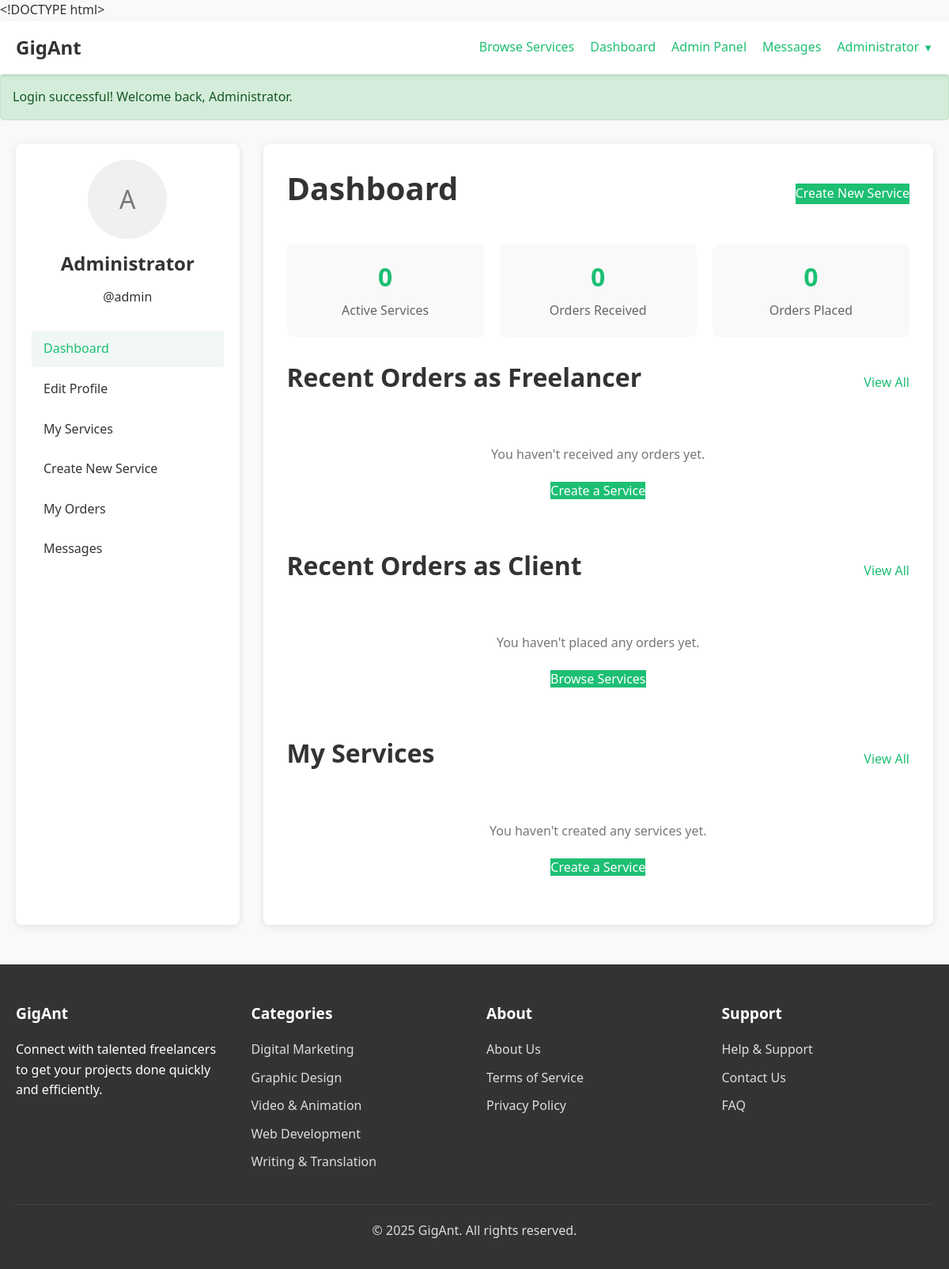
/dashboard.php (signed in), run on the app's committed database.
### tables this page shows
CREATE TABLE users (
    id INTEGER PRIMARY KEY AUTOINCREMENT,
    username TEXT UNIQUE NOT NULL,
    password TEXT NOT NULL,
    email TEXT UNIQUE NOT NULL,
    name TEXT NOT NULL,
    bio TEXT,
    profile_image TEXT,
    is_admin INTEGER DEFAULT 0,
    created_at TIMESTAMP DEFAULT CURRENT_TIMESTAMP
  );

CREATE TABLE categories (
    id INTEGER PRIMARY KEY AUTOINCREMENT,
    name TEXT UNIQUE NOT NULL,
    description TEXT,
    parent_id INTEGER,
    FOREIGN KEY (parent_id) REFERENCES categories(id)
  );

### utils/auth.php (called while the page is built, shortened)
<?php
function isLoggedIn() {
  return isset($_SESSION['user_id']);
}
function isAdmin() {
  return isset($_SESSION['is_admin']) && $_SESSION['is_admin'] == 1;
}
function getUserById($db, $userId) {
  $stmt = $db->prepare("SELECT * FROM users WHERE id = ?");
  $stmt->execute([$userId]);
  return $stmt->fetch();
}
function getCurrentUser($db) {
  return getUserById($db, $_SESSION['user_id']);
}

### dashboard.php (the view, shortened to what this page needs)
<?php
require_once('database/connection.php');
require_once('utils/auth.php');
$stmt = $db->prepare("
  SELECT s.*, c.name as category_name,
         (SELECT COUNT(*) FROM orders WHERE service_id = s.id) as order_count,
         (SELECT image_path FROM service_images WHERE service_id = s.id AND is_primary = 1 LIMIT 1) as image
  FROM services s
  JOIN categories c ON s.category_id = c.id
  WHERE s.freelancer_id = ?
  ORDER BY s.created_at DESC
");
$stmt->execute([$_SESSION['user_id']]);
$services = $stmt->fetchAll();
$stmt = $db->prepare("
  SELECT o.*, s.title as service_title, u.name as freelancer_name,
         (SELECT image_path FROM service_images WHERE service_id = s.id AND is_primary = 1 LIMIT 1) as image
  FROM orders o
  JOIN services s ON o.service_id = s.id
  JOIN users u ON s.freelancer_id = u.id
  WHERE o.client_id = ?
  ORDER BY o.created_at DESC
");
$stmt->execute([$_SESSION['user_id']]);
$clientOrders = $stmt->fetchAll();
$stmt = $db->prepare("
  SELECT o.*, s.title as service_title, u.name as client_name,
         (SELECT image_path FROM service_images WHERE service_id = s.id AND is_primary = 1 LIMIT 1) as image
  FROM orders o
  JOIN services s ON o.service_id = s.id
  JOIN users u ON o.client_id = u.id
  WHERE s.freelancer_id = ?
  ORDER BY o.created_at DESC
");
$stmt->execute([$_SESSION['user_id']]);
$freelancerOrders = $stmt->fetchAll();
?>
<html lang="en">
<head>
  <link rel="stylesheet" href="css/styles.css">
</head>
<body>
  <?php include('templates/header.php'); ?>
  <main>
    <div class="container">
      <div class="dashboard-container">
        <div class="dashboard-sidebar">
          <div class="user-info">
            <div class="user-avatar">
              <?php if (!empty($user['profile_image'])): ?>
                <img src="<?= htmlspecialchars($user['profile_image']) ?>" alt="<?= htmlspecialchars($user['name']) ?>">
              <?php else: ?>
                <?= strtoupper(substr($user['name'], 0, 1)) ?>
              <?php endif; ?>
            </div>
            <h3><?= htmlspecialchars($user['name']) ?></h3>
            <p>@<?= htmlspecialchars($user['username']) ?></p>
          </div>
          <div class="dashboard-nav">
            <a href="dashboard.php" class="active">Dashboard</a>
            <a href="profile.php">Edit Profile</a>
            <a href="services/my-services.php">My Services</a>
            <a href="services/create.php">Create New Service</a>
            <a href="orders/my-orders.php">My Orders</a>
            <a href="messages.php">
              Messages
            </a>
          </div>
        </div>
        <div class="dashboard-content">
          <div class="dashboard-header">
            <h1>Dashboard</h1>
            <a href="services/create.php" class="btn-primary">Create New Service</a>
          </div>
          <div class="stats-grid">
            <div class="stat-card">
              <h3><?= count($services) ?></h3>
              <p>Active Services</p>
            </div>
            <div class="stat-card">
              <h3><?= count($freelancerOrders) ?></h3>
              <p>Orders Received</p>
            </div>
            <div class="stat-card">
              <h3><?= count($clientOrders) ?></h3>
              <p>Orders Placed</p>
            </div>
          </div>
          <div class="section-title">
            <h2>Recent Orders as Freelancer</h2>
            <a href="orders/my-orders.php?type=freelancer">View All</a>
          </div>
          <div class="orders-list">
            <?php if (count($freelancerOrders) > 0): ?>
              <?php foreach (array_slice($freelancerOrders, 0, 3) as $order): ?>
                <div class="order-item">
                  <div class="order-image">
                    <?php if (!empty($order['image'])): ?>
                      <img src="<?= htmlspecialchars($order['image']) ?>" alt="<?= htmlspecialchars($order['service_title']) ?>">
                    <?php else: ?>
                      <img src="images/placeholder-service.jpg" alt="<?= htmlspecialchars($order['service_title']) ?>">
                    <?php endif; ?>
                  </div>
                  <div class="order-details">
                    <div class="order-title"><?= htmlspecialchars($order['service_title']) ?></div>
                    <div class="order-meta">
                      <span>Order #<?= $order['id'] ?></span> •
                      <span>Client: <?= htmlspecialchars($order['client_name']) ?></span> •
                      <span>$<?= number_format($order['price'], 2) ?></span>
                    </div>
                  </div>
                  <div class="order-status">
                    <?php
                      $statusClass = '';
                      switch ($order['status']) {
                        case 'pending':
                          $statusClass = 'badge-pending';
                          break;
                        case 'in_progress':
                          $statusClass = 'badge-in-progress';
                          break;
                        case 'completed':
                          $statusClass = 'badge-completed';
                          break;
                        case 'cancelled':
                          $statusClass = 'badge-cancelled';
                          break;
                      }
                    ?>
                    <span class="badge-status <?= $statusClass ?>">
                      <?= ucfirst(str_replace('_', ' ', $order['status'])) ?>
                    </span>
                  </div>
                  <div class="order-actions">
                    <a href="orders/view.php?id=<?= $order['id'] ?>" class="btn-secondary">View</a>
                  </div>
                </div>
              <?php endforeach; ?>
            <?php else: ?>
              <div class="empty-state">
                <p>You haven't received any orders yet.</p>
                <a href="services/create.php" class="btn-primary">Create a Service</a>
              </div>
            <?php endif; ?>
          </div>
          <div class="section-title">
            <h2>Recent Orders as Client</h2>
            <a href="orders/my-orders.php?type=client">View All</a>
          </div>
          <div class="orders-list">
            <?php if (count($clientOrders) > 0): ?>
              <?php foreach (array_slice($clientOrders, 0, 3) as $order): ?>
                <div class="order-item">
                  <div class="order-image">
                    <?php if (!empty($order['image'])): ?>
                      <img src="<?= htmlspecialchars($order['image']) ?>" alt="<?= htmlspecialchars($order['service_title']) ?>">
                    <?php else: ?>
                      <img src="images/placeholder-service.jpg" alt="<?= htmlspecialchars($order['service_title']) ?>">
                    <?php endif; ?>
                  </div>
                  <div class="order-details">
                    <div class="order-title"><?= htmlspecialchars($order['service_title']) ?></div>
                    <div class="order-meta">
                      <span>Order #<?= $order['id'] ?></span> •
                      <span>Freelancer: <?= htmlspecialchars($order['freelancer_name']) ?></span> •
                      <span>$<?= number_format($order['price'], 2) ?></span>
                    </div>
                  </div>
                  <div class="order-status">
                    <?php
                      $statusClass = '';
                      switch ($order['status']) {
                        case 'pending':
                          $statusClass = 'badge-pending';
                          break;
                        case 'in_progress':
                          $statusClass = 'badge-in-progress';
                          break;
                        case 'completed':
                          $statusClass = 'badge-completed';
                          break;
                        case 'cancelled':
                          $statusClass = 'badge-cancelled';
                          break;
                      }
                    ?>
                    <span class="badge-status <?= $statusClass ?>">
                      <?= ucfirst(str_replace('_', ' ', $order['status'])) ?>
                    </span>
                  </div>
                  <div class="order-actions">
                    <a href="orders/view.php?id=<?= $order['id'] ?>" class="btn-secondary">View</a>
                  </div>
                </div>
              <?php endforeach; ?>
            <?php else: ?>
              <div class="empty-state">
                <p>You haven't placed any orders yet.</p>
                <a href="search.php" class="btn-primary">Browse Services</a>
              </div>
            <?php endif; ?>
          </div>
          <div class="section-title">
            <h2>My Services</h2>
            <a href="services/my-services.php">View All</a>
          </div>
          <div class="services-list">
            <?php if (count($services) > 0): ?>
              <?php foreach (array_slice($services, 0, 3) as $service): ?>
                <div class="service-item">
                  <div class="service-image">
                    <?php if (!empty($service['image'])): ?>
                      <img src="<?= htmlspecialchars($service['image']) ?>" alt="<?= htmlspecialchars($service['title']) ?>">
                    <?php else: ?>
                      <img src="images/placeholder-service.jpg" alt="<?= htmlspecialchars($service['title']) ?>">
                    <?php endif; ?>
                  </div>
                  <div class="service-details">
                    <div class="service-title"><?= htmlspecialchars($service['title']) ?></div>
                    <div class="service-meta">
                      <span>Category: <?= htmlspecialchars($service['category_name']) ?></span> •
                      <span>$<?= number_format($service['price'], 2) ?></span> •
                      <span><?= $service['order_count'] ?> orders</span>
                    </div>
                  </div>
                  <div class="service-actions">
                    <a href="services/edit.php?id=<?= $service['id'] ?>" class="btn-secondary">Edit</a>
                    <a href="services/view.php?id=<?= $service['id'] ?>" class="btn-primary">View</a>
                  </div>
                </div>
              <?php endforeach; ?>
            <?php else: ?>
              <div class="empty-state">
                <p>You haven't created any services yet.</p>
                <a href="services/create.php" class="btn-primary">Create a Service</a>
              </div>
            <?php endif; ?>
          </div>
        </div>
      </div>
    </div>
  </main>
  <?php include('templates/footer.php'); ?>
</body>
</html>

### templates/header.php (shortened to what this page needs)
<header>
  <div class="container">
    <div class="logo">
      <a href="index.php">GigAnt</a>
    </div>
    <nav>
      <ul class="main-nav">
        <li><a href="search.php">Browse Services</a></li>
        <?php if (isLoggedIn()): ?>
          <li><a href="dashboard.php">Dashboard</a></li>
          <?php if (isAdmin()): ?>
            <li><a href="admin/index.php">Admin Panel</a></li>
          <?php endif; ?>
        <?php endif; ?>
      </ul>
      <ul class="user-nav">
        <?php if (isLoggedIn()): ?>
          <li class="messages">
            <a href="messages.php">
              Messages
            </a>
          </li>
          <li class="user-dropdown">
            <a href="javascript:void(0);" class="dropdown-toggle">
              <?php
                $user = getCurrentUser($db);
                echo htmlspecialchars($user['name']);
              ?>
              <span class="arrow">▼</span>
            </a>
          </li>
        <?php else: ?>
          <li><a href="login.php">Login</a></li>
          <li><a href="register.php" class="btn-primary">Join</a></li>
        <?php endif; ?>
      </ul>
    </nav>
  </div>
</header>
<?php if (isset($_SESSION['success'])): ?>
  <div class="alert alert-success">
    <?= $_SESSION['success'] ?>
  </div>
<?php endif; ?>

### templates/footer.php
<footer>
  <div class="container">
    <div class="footer-grid">
      <div class="footer-column">
        <h3>GigAnt</h3>
        <p>Connect with talented freelancers to get your projects done quickly and efficiently.</p>
      </div>
      <div class="footer-column">
        <h3>Categories</h3>
        <ul>
          <?php
            $stmt = $db->query("SELECT id, name FROM categories LIMIT 5");
            $footerCategories = $stmt->fetchAll(PDO::FETCH_ASSOC);
            foreach ($footerCategories as $category) {
              echo '<li><a href="search.php?category=' . $category['id'] . '">' . htmlspecialchars($category['name']) . '</a></li>';
            }
          ?>
        </ul>
      </div>
      <div class="footer-column">
        <h3>About</h3>
        <ul>
          <li><a href="about.php">About Us</a></li>
          <li><a href="terms.php">Terms of Service</a></li>
          <li><a href="privacy.php">Privacy Policy</a></li>
        </ul>
      </div>
      <div class="footer-column">
        <h3>Support</h3>
        <ul>
          <li><a href="help.php">Help & Support</a></li>
          <li><a href="contact.php">Contact Us</a></li>
          <li><a href="faq.php">FAQ</a></li>
        </ul>
      </div>
    </div>
    <div class="footer-bottom">
      <p>&copy; <?= date('Y') ?> GigAnt. All rights reserved.</p>
    </div>
  </div>
</footer>

### data on the page
users: name "Administrator", name "A", username "admin"
categories: name "Digital Marketing"
categories: name "Graphic Design"
categories: name "Video & Animation"
categories: name "Web Development"
categories: name "Writing & Translation"

### other printed values
$_SESSION['success'] "Login successful! Welcome back, Administrator."
count($services) "0"
count($freelancerOrders) "0"
count($clientOrders) "0"
